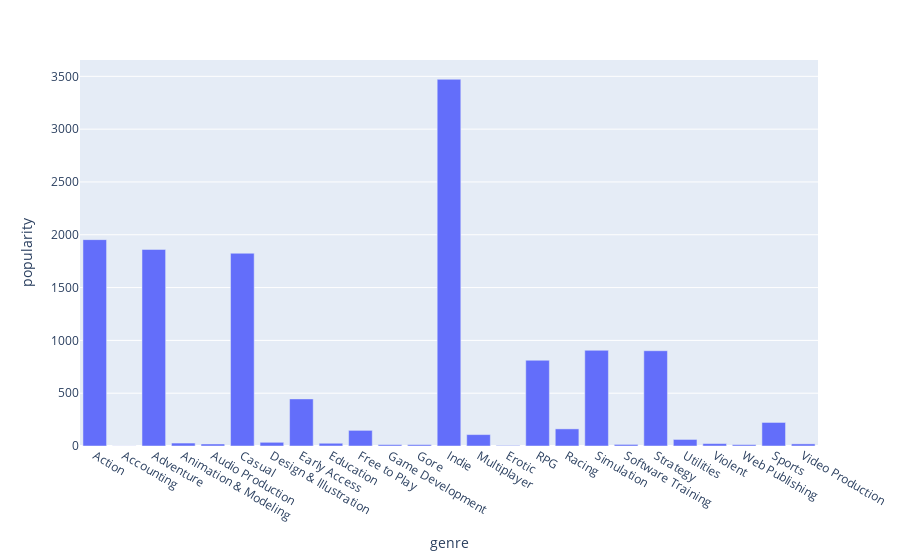

Source (notebook cell):
### Code cell
figuur8 = px.bar(g_count,x='genre',y='popularity')
figuur8.show()

### Figure 1 — Plotly figure (JSON) as saved in the notebook; plotly's stock layout.template omitted (floating-point values rounded to 4 significant figures)
{"data": [{"alignmentgroup": "True", "hovertemplate": "genre=%{x}<br>popularity=%{y}<extra></extra>", "legendgroup": "", "marker": {"color": "#636efa", "pattern": {"shape": ""}}, "name": "", "offsetgroup": "", "orientation": "v", "showlegend": false, "textposition": "auto", "type": "bar", "x": ["Action", "Accounting", "Adventure", "Animation & Modeling", "Audio Production", "Casual", "Design & Illustration", "Early Access", "Education", "Free to Play", "Game Development", "Gore", "Indie", "Multiplayer", "Erotic", "RPG", "Racing", "Simulation", "Software Training", "Strategy", "Utilities", "Violent", "Web Publishing", "Sports", "Video Production"], "xaxis": "x", "y": [1954, 1, 1861, 28, 19, 1825, 35, 446, 26, 148, 13, 13, 3472, 108, 5, 812, 162, 906, 15, 902, 62, 23, 13, 223, 20], "yaxis": "y"}], "layout": {"barmode": "relative", "legend": {"tracegroupgap": 0}, "margin": {"t": 60}, "xaxis": {"anchor": "y", "domain": [0, 1], "title": {"text": "genre"}}, "yaxis": {"anchor": "x", "domain": [0, 1], "title": {"text": "popularity"}}}}
